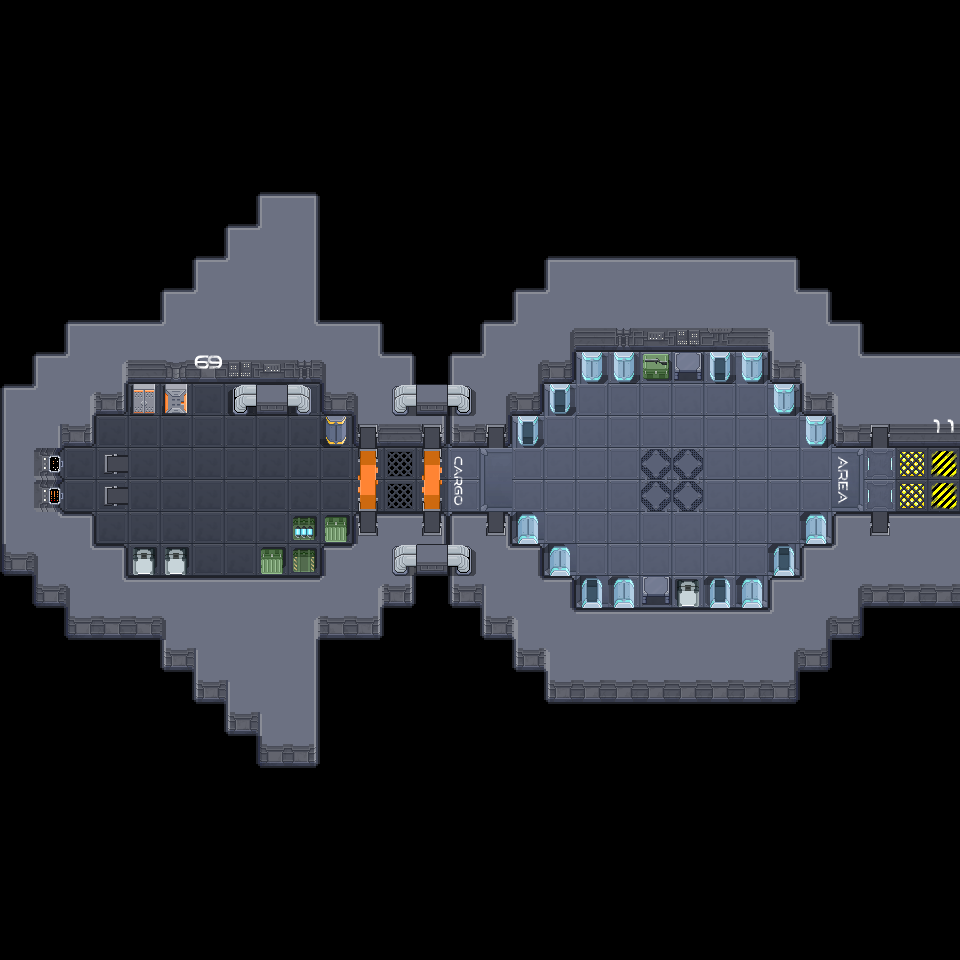

Tiled map render using the project's own tile images. Description and the map definition, with tile-layer contents summarised, below:
An orthogonal 30x30 tile map with 32x32 px tiles, 4 tile layers (Sol, Collisions, items-no-collisions-1, items-no-collisions-2), 1 hidden layer not drawn, 3 tilesets.

<map version="1.9" tiledversion="1.9.2" orientation="orthogonal" renderorder="right-down" width="30" height="30" tilewidth="32" tileheight="32" infinite="0" nextlayerid="14" nextobjectid="1">
 <tileset firstgid="1" source="Map.tsx" />
 <tileset firstgid="161" source="items_01.tsx" />
 <tileset firstgid="369" source="items_02.tsx" />
 <layer id="8" name="Milieu" width="30" height="30" visible="0" locked="1">
  <data>[900 cells, 116 non-empty, 2 distinct tile ids]</data>
 </layer>
 <layer id="9" name="Sol" width="30" height="30">
  <data>[900 cells, 344 non-empty, 12 distinct tile ids]</data>
 </layer>
 <layer id="10" name="Collisions" width="30" height="30">
  <data>[900 cells, 334 non-empty, 40 distinct tile ids]</data>
 </layer>
 <layer id="11" name="items-no-collisions-1" width="30" height="30">
  <data>[900 cells, 38 non-empty, 24 distinct tile ids]</data>
 </layer>
 <layer id="12" name="items-no-collisions-2" width="30" height="30">
  <data>[900 cells, 5 non-empty, 5 distinct tile ids]</data>
 </layer>
</map>